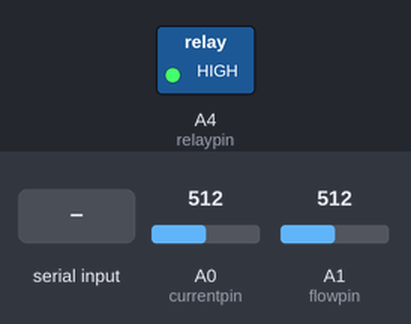
A sketch run on a simulated Arduino Uno, built with avr-gcc and run on an emulated ATmega328P. On the bench: switched loads named in the sketch (green lamp = pin HIGH). Inputs (shaded band) come from the test bench; at power-on: A0 (currentpin) = 512, A1 (flowpin) = 512. What the sketch prints to the serial monitor is not drawn.

Above: at 1.2 s.
1.3 s: byte 30 received over Serial
At 2.6 s:
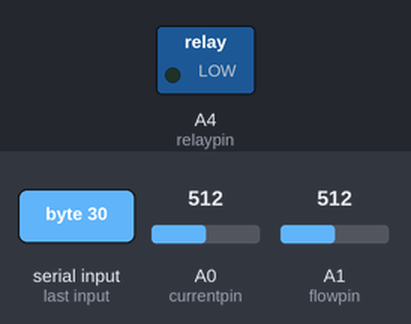
Timing chart, 0 to 4.3 s (numbered marks = the images above; inputs shaded):
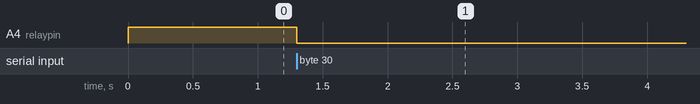

The sketch:

nodeI.ino
```cpp
int currentpin = A0;
int flowpin = A1;
int relaypin = A4;

unsigned long astart;
int asampletime = 100;


unsigned long sstart;
int ssampletime = 8000;

unsigned long current;
unsigned long flow;
unsigned long readings = 0;

void setup() {

  pinMode(relaypin, OUTPUT);
  digitalWrite(relaypin, HIGH);

  Serial.begin(9600);
  //Serial.println("Node Interior");

  astart = millis();//get the current time;
  sstart = millis();//get the current time;
}

void loop() {

  if ((millis() - astart) >= asampletime)
  {
    current += analogRead(currentpin);
    flow += analogRead(flowpin);
    readings++;
    astart = millis();
  }

  if ((millis() - sstart) >= ssampletime)
  {
    int caverage = (int)(current/readings);
    int faverage = (int)(flow/readings);
    Serial.write((byte)255);
    Serial.write((byte)255);
    Serial.write((byte)highByte(caverage));
    Serial.write((byte)lowByte(caverage));
    Serial.write((byte)highByte(faverage));
		Serial.write((byte)lowByte(faverage));
    sstart = millis();
  }

  if (Serial.available()){
    byte rstate = Serial.read();
    digitalWrite(relaypin, !(rstate));
  }

}
```

Measured:
- after the input at 1.3 s, A4 (relaypin): HIGH → LOW at once
